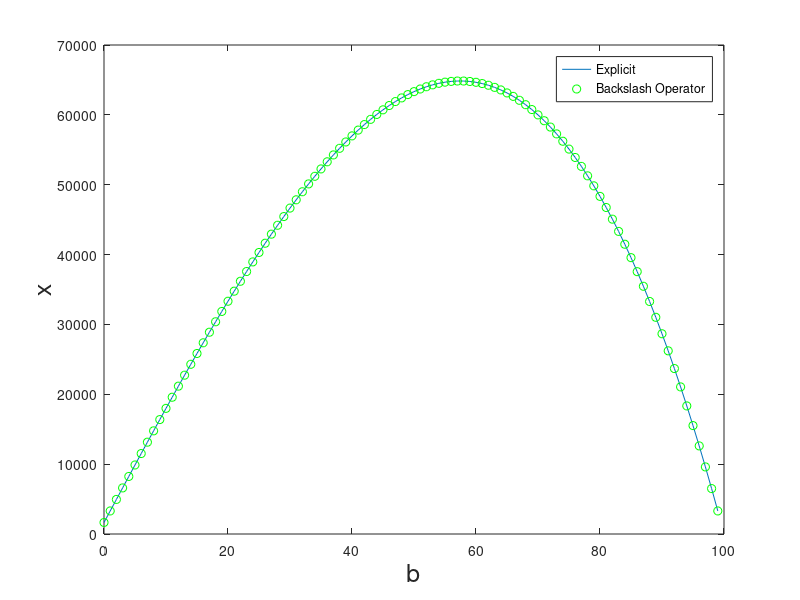

Recreate this plot in MATLAB.
%part a

n = 100;

A = zeros(n);
b = [];

A(1,1) = 2;
A(1,2) = -1;
b(1) = 0;

for i = 2:(n-1)
    A(i,i-1) = -1;
    A(i,i) = 2;
    A(i,i+1) = -1;
    b(i) = i-1;
end

A(n,n-1) = -1;
A(n,n) = 2;
b(n) = 99;

%part b

condition = norm(inv(A)) * norm(A)

%part c

x1 = inv(A) * b'

%part d

x2 = A\b'

%plotting

plot(b,x1)
hold on
plot(b,x2,'go')
xlabel('b','FontSize',18)
ylabel('x','FontSize',18)
legend('Explicit','Backslash Operator')



